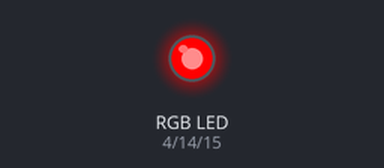
Simulated run of this program. Board: ESP8266 board running MicroPython. Shown: an RGB LED mixed from three pins (HIGH = lit).

Above: at 0.5 s.
At 1.5 s:
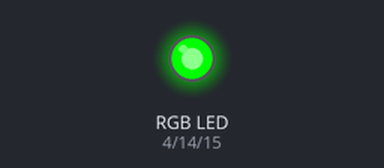
At 5.5 s:
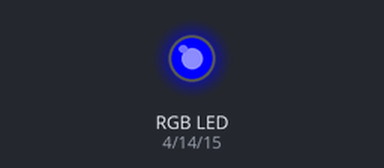
Timing chart, 0 to 6.9 s (numbered marks = the images above):
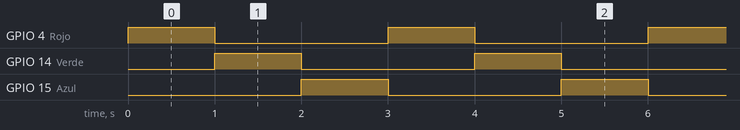

The program:

Clase_8__RGB_Basico_.py
```python
#M&V_TECHNOLOGIE

#Clase N°1 Parpadeo "Blink"

# Importamos las siguentes librerias
#Machine: es un módulo específico de MicroPython que contiene funciones y clases que permiten obtener acceso directo y
#sin restricciones sobre el hardware del microcontrolador (CPU, pines, temporizadores, ADC,  buses –UART, SPI, I2C, etc.).

# Time: es una librería estándar de MicroPython proporciona un conjunto de funciones para indicar el tiempo que el microcontrolador
#lleva encendido, medir intervalos de tiempo e introducir retardos (esperas) en la ejecución de los programas

from machine import Pin
import time

# Declarar variables para los pines
Rojo  = Pin(4, Pin.OUT)     #Declaramos que la variable "Rojo" Perteneciente al pin 4 y quedara como salida "OUTPUT"
Verde = Pin(14, Pin.OUT)    #Declaramos que la variable "Verde" Perteneciente al pin 14 y quedara como salida "OUTPUT"
Azul  = Pin(15, Pin.OUT)    #Declaramos que la variable "Azul" Perteneciente al pin 15 y quedara como salida "OUTPUT"


while True:                #Declaramos el bucle infinito
    Rojo.value(1)          #Indicamos que el pin 4 deberá estar en alto "HIGH" o "1"
    Verde.value(0)         #Indicamos que el pin 14 deberá estar en bajo "LOW" o "0"
    Azul.value(0)          #Indicamos que el pin 15 deberá estar en bajo "LOW" o "0"
    time.sleep(1)          #Colocamos un tiempo de espera de 1 segundo

    Rojo.value(0)          #Indicamos que el pin 4 deberá estar en bajo "LOW" o "0"
    Verde.value(1)         #Indicamos que el pin 14 deberá estar en alto "HIGH" o "1"
    Azul.value(0)          #Indicamos que el pin 15 deberá estar en bajo "LOW" o "0"
    time.sleep(1)          #Colocamos un tiempo de espera de 1 segundo

    Rojo.value(0)          #Indicamos que el pin 4 deberá estar en bajo "LOW" o "0"
    Verde.value(0)         #Indicamos que el pin 14 deberá estar en bajo "LOW" o "0"
    Azul.value(1)          #Indicamos que el pin 15 deberá estar en alto "HIGH" o "1"
    time.sleep(1)          #Colocamos un tiempo de espera de 1 segundo
```

Measured:
- by itself, GPIO 4 (Rojo), GPIO 14 (Verde), GPIO 15 (Azul): alternates HIGH for 1.0 s and LOW for 2.0 s
- by itself, everything shown: repeats every 3.0 s, in 3 steps
